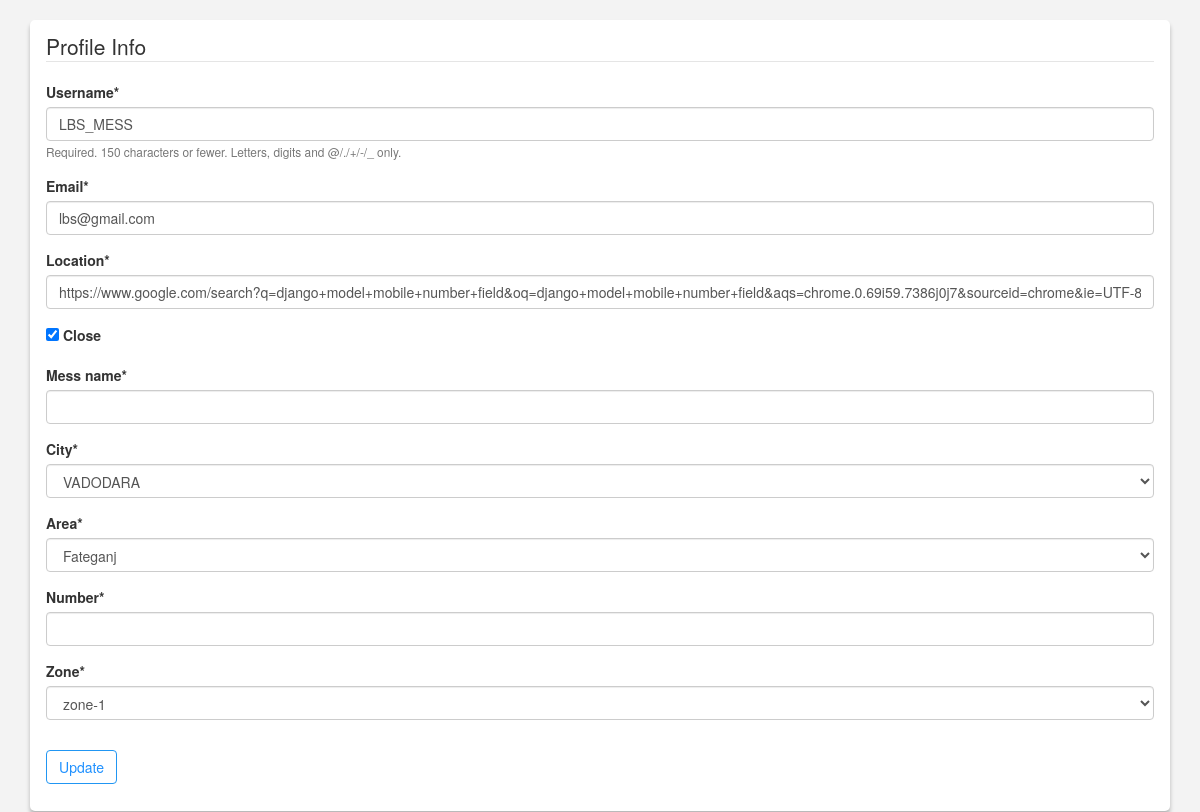
Page /auth/edit_profile/LBS_MESS/ (signed in) on the earlier database version.
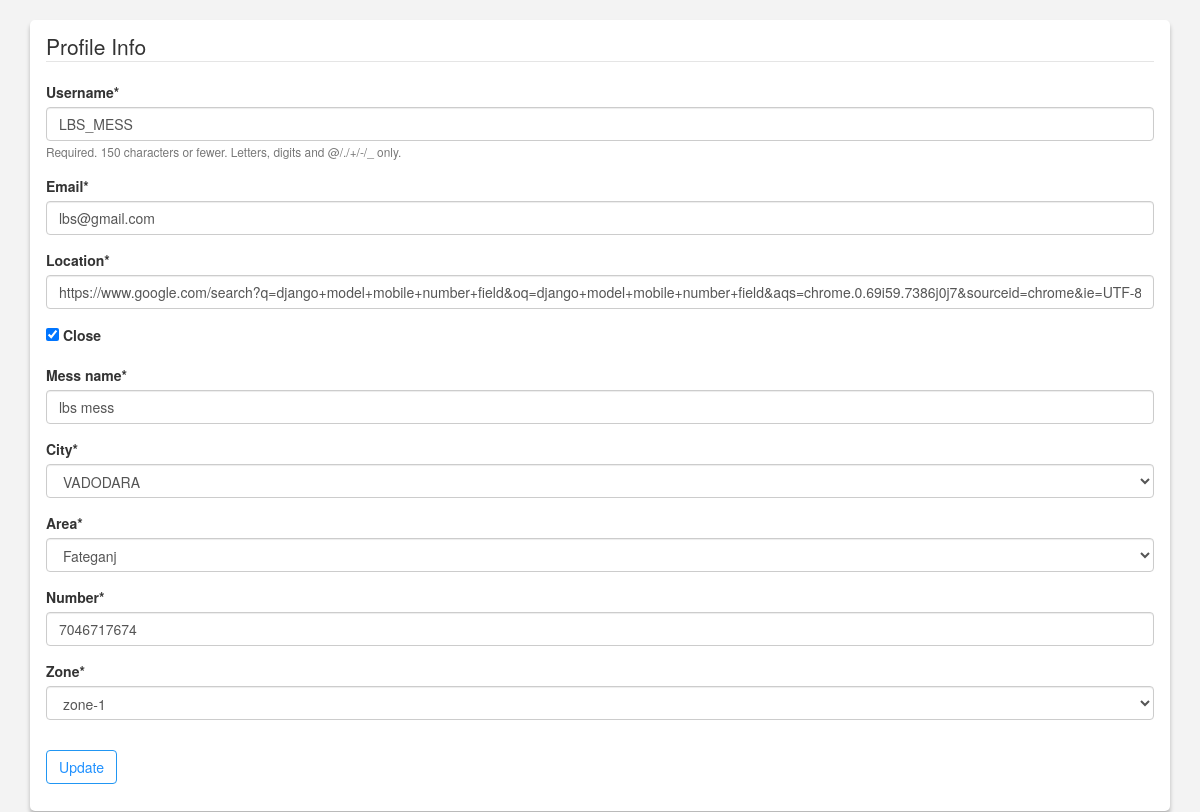
Same page on the later database version.
### users/models.py (models this page shows, shortened)
class Profile(models.Model):
	user = models.OneToOneField(User, on_delete=models.CASCADE)
	image = models.ImageField(default='default.jpg', upload_to='profile_pics')
	mess_name = models.CharField(max_length=30, blank=True)
	area = models.CharField(max_length=40,choices=PIN_CHOICES, default='Fateganj')
	number = models.CharField(max_length=10, blank=True)
	location = models.URLField(max_length=300, blank=True)
	city = models.CharField(max_length=40,choices=CITY_CHOICES, default='VADODARA')
	zone = models.CharField(max_length=40,choices=ZONE_CHOICES, default='zone-1')
	close = models.BooleanField(default=False)
	follower = models.IntegerField(default=0)

### users/views.py (the view)
# urls.py: path('edit_profile/<username>/', user_views.edit_profile, name='edit_profile'),
@login_required
def edit_profile(request, username):
	user = User.objects.get(username=username)
	if request.user == user:
		if request.method == 'POST':
			u_form = UserUpdateForm(request.POST, instance=request.user)
			p_form = ProfileUpdateForm(request.POST, request.FILES, instance=request.user.profile)
			if u_form.is_valid() and p_form.is_valid():
				u_form.save()
				p_form.save()
				messages.success(request, f'PROFILE UPDATED SUCCESSFULLY')
				return redirect('mymess', username=user.username)
		else:
			u_form = UserUpdateForm(instance=request.user)
			p_form = ProfileUpdateForm(instance=request.user.profile)
	context = locals()
	return render(request, 'users/edit_profile.html', context)

### users/forms.py
class UserUpdateForm(forms.ModelForm):
	email = forms.EmailField()
	class Meta:
		model = User
		fields = ['username', 'email']

class ProfileUpdateForm(forms.ModelForm):
	location = forms.URLField(required=True)
	close = forms.BooleanField(required=False)
	mess_name = forms.CharField(required=True)
	number = forms.CharField(required=True)
	class Meta:
		model = Profile
		fields = ['location', 'close', 'mess_name', 'city', 'area', 'number', 'zone']
	def __init__(self, *args, **kwargs):
		super(ProfileUpdateForm, self).__init__(*args, **kwargs) # Call to ModelForm constructor
		self.fields['city'].widget.attrs['cols'] = 5
		self.fields['city'].widget.attrs['rows'] = 5

### users/templates/users/edit_profile.html (shortened to what this page needs)
{% extends "blog/base.html" %}
{% load crispy_forms_tags %}
{% block content %}
<div class="container">
   <div class="panel panel-outline">
    <div class="panel-heading">
         <form method="POST" enctype="multipart/form-data">
      	  	    <fieldset class="form-group">
      	  	 	<legend class="border-bottom mb-4">Profile Info</legend>
      	  	 	{{ u_form|crispy }}
      	  	 	{{ p_form|crispy }}
      	    	 </fieldset>
      	    	 <div class="form-group">
      	  	 	<button class="btn info btn-default" type="submit">Update</button>
      	  	 </div>
      	  </form>
      </div>
   </div>
   </div>
{% endblock content %}

Differences in the rows shown:
changed Profile "VADODARA": mess_name (not shown) → "lbs mess"; number (not shown) → "7046717674"
